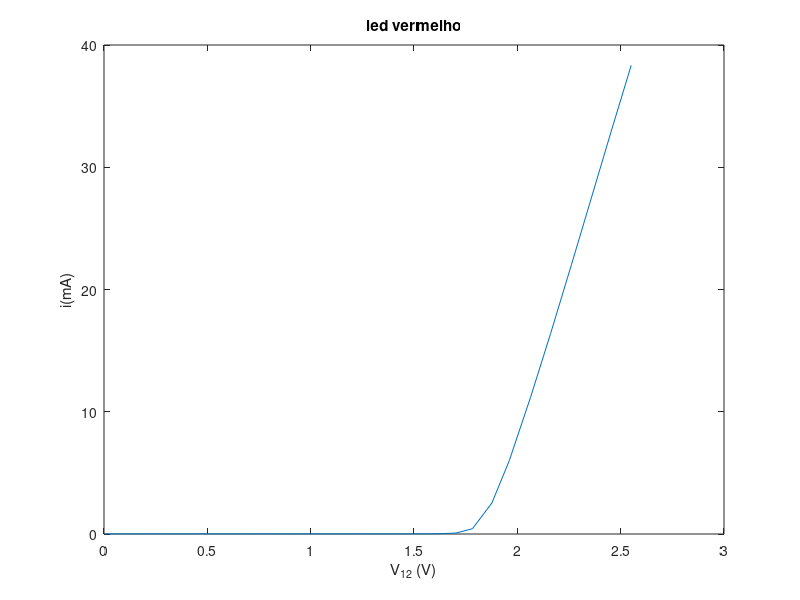

Write MATLAB code to recreate this figure.
z=[0.003	0.011
0.104	0.011
0.204	0.011
0.298	0.011
0.397	0.011
0.495	0.011
0.595	0.011
0.695	0.011
0.795	0.010
0.900	0.012
1.000	0.010
1.100	0.011
1.201	0.011
1.301	0.011
1.400	0.011
1.505	0.011
1.606	0.019
1.703	0.073
1.783	0.437
1.877	2.540
1.961	6.003
2.064	11.186
2.161	16.401
2.262	22.040
2.352	27.140
2.456	33.046
2.551	38.335];
v=z(:,1);
i=z(:,2);
a=v\i;
plot(v,i)
xlabel('V_{12} (V)')
ylabel('i(mA)')
title('led vermelho')